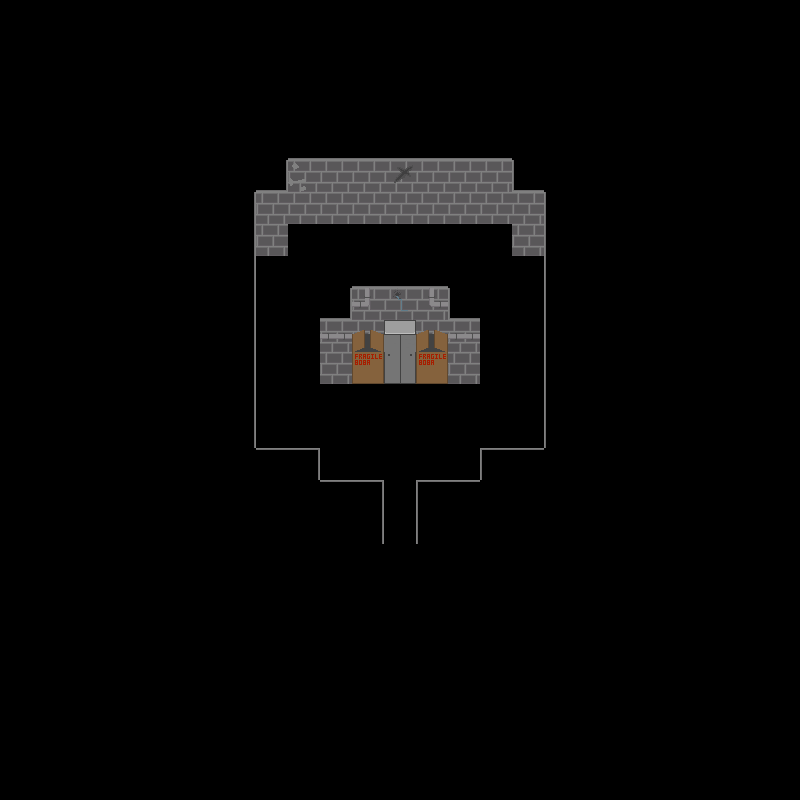

The image is a tile-based game level rendered from a .tmx file. Its description and source (layers, tilesets, objects; grid data summarised) follow:
An orthogonal 25x25 tile map with 32x32 px tiles, 4 tile layers (wallLayer, objectLayer, objectAboveLayer, aboveLayer), 1 hidden layer not drawn, 2 tilesets and 1 object.

<map version="1.2" tiledversion="1.2.3" orientation="orthogonal" renderorder="right-down" width="25" height="25" tilewidth="32" tileheight="32" infinite="0" nextlayerid="8" nextobjectid="2">
 <tileset firstgid="1" name="floor1tiles" tilewidth="32" tileheight="32" tilecount="81" columns="9">
  <image source="../../assets/Floor 1/Floors/f1spritesheet.png" width="288" height="288" />
  <tile id="21">
   <properties>
    <property name="door" value="down" />
   </properties>
  </tile>
  <tile id="22">
   <properties>
    <property name="door" value="left" />
   </properties>
  </tile>
  <tile id="23">
   <properties>
    <property name="door" value="right" />
   </properties>
  </tile>
  <tile id="24">
   <properties>
    <property name="door" value="up" />
   </properties>
  </tile>
 </tileset>
 <tileset firstgid="82" name="objects" tilewidth="32" tileheight="32" tilecount="20" columns="4">
  <image source="../../assets/Floor 1/Floors/objspritesheet.png" width="128" height="160" />
 </tileset>
 <layer id="1" name="backgroundLayer" width="25" height="25" visible="0">
  <data>[625 cells, 625 non-empty, 7 distinct tile ids]</data>
 </layer>
 <layer id="2" name="wallLayer" width="25" height="25">
  <data>[625 cells, 67 non-empty, 12 distinct tile ids]</data>
 </layer>
 <layer id="3" name="objectLayer" width="25" height="25">
  <data>[625 cells, 8 non-empty, 3 distinct tile ids]</data>
 </layer>
 <layer id="4" name="objectAboveLayer" width="25" height="25">
  <data>[625 cells, 3 non-empty, 2 distinct tile ids]</data>
 </layer>
 <objectgroup id="7" name="doorLayer">
  <object id="1" gid="81" x="384" y="576" width="32" height="32">
   <properties>
    <property name="door" value="down" />
   </properties>
  </object>
 </objectgroup>
 <layer id="5" name="aboveLayer" width="25" height="25">
  <data>[625 cells, 12 non-empty, 8 distinct tile ids]</data>
 </layer>
</map>
